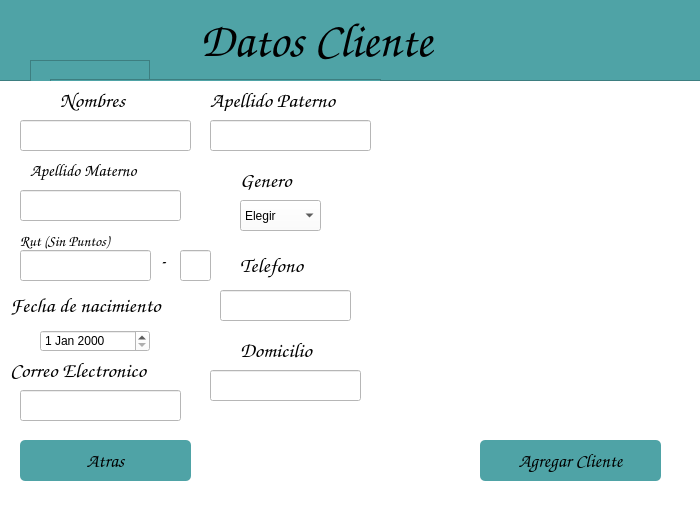
<?xml version="1.0" encoding="UTF-8"?>
<ui version="4.0">
 <class>mainWindow</class>
 <widget class="QMainWindow" name="mainWindow">
  <property name="geometry">
   <rect>
    <x>0</x>
    <y>0</y>
    <width>700</width>
    <height>509</height>
   </rect>
  </property>
  <property name="sizePolicy">
   <sizepolicy hsizetype="Preferred" vsizetype="Preferred">
    <horstretch>0</horstretch>
    <verstretch>0</verstretch>
   </sizepolicy>
  </property>
  <property name="minimumSize">
   <size>
    <width>700</width>
    <height>509</height>
   </size>
  </property>
  <property name="maximumSize">
   <size>
    <width>700</width>
    <height>509</height>
   </size>
  </property>
  <property name="windowTitle">
   <string>Clinica CVI</string>
  </property>
  <property name="styleSheet">
   <string notr="true">alternate-background-color: rgb(255, 255, 255);</string>
  </property>
  <widget class="QWidget" name="centralwidget">
   <widget class="QFrame" name="frame">
    <property name="geometry">
     <rect>
      <x>-10</x>
      <y>0</y>
      <width>711</width>
      <height>511</height>
     </rect>
    </property>
    <property name="minimumSize">
     <size>
      <width>711</width>
      <height>511</height>
     </size>
    </property>
    <property name="maximumSize">
     <size>
      <width>711</width>
      <height>511</height>
     </size>
    </property>
    <property name="sizeIncrement">
     <size>
      <width>10000</width>
      <height>10000</height>
     </size>
    </property>
    <property name="cursor">
     <cursorShape>ArrowCursor</cursorShape>
    </property>
    <property name="styleSheet">
     <string notr="true">background-color: rgb(255, 255, 255);</string>
    </property>
    <property name="frameShape">
     <enum>QFrame::StyledPanel</enum>
    </property>
    <property name="frameShadow">
     <enum>QFrame::Raised</enum>
    </property>
    <widget class="QLabel" name="label">
     <property name="geometry">
      <rect>
       <x>70</x>
       <y>90</y>
       <width>91</width>
       <height>21</height>
      </rect>
     </property>
     <property name="font">
      <font>
       <family>Comic Sans MS</family>
       <pointsize>16</pointsize>
      </font>
     </property>
     <property name="text">
      <string>Nombres</string>
     </property>
    </widget>
    <widget class="QLineEdit" name="lineEdit">
     <property name="geometry">
      <rect>
       <x>30</x>
       <y>120</y>
       <width>171</width>
       <height>31</height>
      </rect>
     </property>
     <property name="styleSheet">
      <string notr="true">border-color: rgb(30, 146, 148);</string>
     </property>
    </widget>
    <widget class="QLabel" name="label_3">
     <property name="geometry">
      <rect>
       <x>30</x>
       <y>230</y>
       <width>111</width>
       <height>21</height>
      </rect>
     </property>
     <property name="font">
      <font>
       <family>Comic Sans MS</family>
       <pointsize>11</pointsize>
      </font>
     </property>
     <property name="text">
      <string>Rut (Sin Puntos)</string>
     </property>
    </widget>
    <widget class="QLineEdit" name="lineEdit_3">
     <property name="geometry">
      <rect>
       <x>30</x>
       <y>250</y>
       <width>131</width>
       <height>31</height>
      </rect>
     </property>
     <property name="maxLength">
      <number>8</number>
     </property>
    </widget>
    <widget class="QLabel" name="label_4">
     <property name="geometry">
      <rect>
       <x>250</x>
       <y>170</y>
       <width>81</width>
       <height>20</height>
      </rect>
     </property>
     <property name="font">
      <font>
       <family>Comic Sans MS</family>
       <pointsize>16</pointsize>
      </font>
     </property>
     <property name="text">
      <string>Genero</string>
     </property>
    </widget>
    <widget class="QLabel" name="label_5">
     <property name="geometry">
      <rect>
       <x>20</x>
       <y>290</y>
       <width>201</width>
       <height>31</height>
      </rect>
     </property>
     <property name="font">
      <font>
       <family>Comic Sans MS</family>
       <pointsize>16</pointsize>
      </font>
     </property>
     <property name="text">
      <string>Fecha de nacimiento</string>
     </property>
    </widget>
    <widget class="QDateEdit" name="dateEdit">
     <property name="geometry">
      <rect>
       <x>50</x>
       <y>330</y>
       <width>110</width>
       <height>22</height>
      </rect>
     </property>
     <property name="cursor">
      <cursorShape>PointingHandCursor</cursorShape>
     </property>
    </widget>
    <widget class="QLabel" name="label_6">
     <property name="geometry">
      <rect>
       <x>250</x>
       <y>250</y>
       <width>91</width>
       <height>31</height>
      </rect>
     </property>
     <property name="font">
      <font>
       <family>Comic Sans MS</family>
       <pointsize>16</pointsize>
      </font>
     </property>
     <property name="text">
      <string>Telefono</string>
     </property>
    </widget>
    <widget class="QLineEdit" name="lineEdit_7">
     <property name="geometry">
      <rect>
       <x>230</x>
       <y>290</y>
       <width>131</width>
       <height>31</height>
      </rect>
     </property>
     <property name="font">
      <font>
       <pointsize>12</pointsize>
      </font>
     </property>
     <property name="maxLength">
      <number>9</number>
     </property>
    </widget>
    <widget class="QLabel" name="label_8">
     <property name="geometry">
      <rect>
       <x>250</x>
       <y>340</y>
       <width>91</width>
       <height>21</height>
      </rect>
     </property>
     <property name="font">
      <font>
       <family>Comic Sans MS</family>
       <pointsize>16</pointsize>
      </font>
     </property>
     <property name="text">
      <string>Domicilio</string>
     </property>
    </widget>
    <widget class="QLineEdit" name="lineEdit_8">
     <property name="geometry">
      <rect>
       <x>220</x>
       <y>370</y>
       <width>151</width>
       <height>31</height>
      </rect>
     </property>
    </widget>
    <widget class="QFrame" name="frame_2">
     <property name="geometry">
      <rect>
       <x>-10</x>
       <y>-20</y>
       <width>721</width>
       <height>101</height>
      </rect>
     </property>
     <property name="styleSheet">
      <string notr="true">background-color: rgb(79, 163, 166);</string>
     </property>
     <property name="frameShape">
      <enum>QFrame::StyledPanel</enum>
     </property>
     <property name="frameShadow">
      <enum>QFrame::Raised</enum>
     </property>
     <widget class="QFrame" name="frame_3">
      <property name="geometry">
       <rect>
        <x>50</x>
        <y>80</y>
        <width>120</width>
        <height>80</height>
       </rect>
      </property>
      <property name="frameShape">
       <enum>QFrame::StyledPanel</enum>
      </property>
      <property name="frameShadow">
       <enum>QFrame::Raised</enum>
      </property>
     </widget>
     <widget class="QFrame" name="frame_4">
      <property name="geometry">
       <rect>
        <x>70</x>
        <y>99</y>
        <width>331</width>
        <height>51</height>
       </rect>
      </property>
      <property name="frameShape">
       <enum>QFrame::StyledPanel</enum>
      </property>
      <property name="frameShadow">
       <enum>QFrame::Raised</enum>
      </property>
     </widget>
     <widget class="QLabel" name="label_9">
      <property name="geometry">
       <rect>
        <x>220</x>
        <y>40</y>
        <width>341</width>
        <height>41</height>
       </rect>
      </property>
      <property name="font">
       <font>
        <family>Comic Sans MS</family>
        <pointsize>36</pointsize>
       </font>
      </property>
      <property name="cursor">
       <cursorShape>ForbiddenCursor</cursorShape>
      </property>
      <property name="text">
       <string>Datos Cliente</string>
      </property>
     </widget>
    </widget>
    <widget class="QPushButton" name="BtnAtras">
     <property name="enabled">
      <bool>true</bool>
     </property>
     <property name="geometry">
      <rect>
       <x>30</x>
       <y>440</y>
       <width>171</width>
       <height>41</height>
      </rect>
     </property>
     <property name="font">
      <font>
       <family>Comic Sans MS</family>
       <pointsize>14</pointsize>
      </font>
     </property>
     <property name="cursor">
      <cursorShape>PointingHandCursor</cursorShape>
     </property>
     <property name="styleSheet">
      <string notr="true">background-color: rgb(79, 163, 166);
border-radius: 5px;</string>
     </property>
     <property name="text">
      <string>Atras</string>
     </property>
     <property name="checkable">
      <bool>false</bool>
     </property>
    </widget>
    <widget class="QComboBox" name="comboBox">
     <property name="geometry">
      <rect>
       <x>250</x>
       <y>200</y>
       <width>81</width>
       <height>31</height>
      </rect>
     </property>
     <property name="cursor">
      <cursorShape>PointingHandCursor</cursorShape>
     </property>
     <property name="contextMenuPolicy">
      <enum>Qt::NoContextMenu</enum>
     </property>
     <item>
      <property name="text">
       <string>Elegir</string>
      </property>
     </item>
     <item>
      <property name="text">
       <string>Masculino</string>
      </property>
     </item>
     <item>
      <property name="text">
       <string>Femenino</string>
      </property>
     </item>
    </widget>
    <widget class="QLabel" name="label_2">
     <property name="geometry">
      <rect>
       <x>220</x>
       <y>90</y>
       <width>161</width>
       <height>21</height>
      </rect>
     </property>
     <property name="font">
      <font>
       <family>Comic Sans MS</family>
       <pointsize>16</pointsize>
      </font>
     </property>
     <property name="text">
      <string>Apellido Paterno</string>
     </property>
    </widget>
    <widget class="QLineEdit" name="lineEdit_2">
     <property name="geometry">
      <rect>
       <x>220</x>
       <y>120</y>
       <width>161</width>
       <height>31</height>
      </rect>
     </property>
     <property name="minimumSize">
      <size>
       <width>161</width>
       <height>31</height>
      </size>
     </property>
    </widget>
    <widget class="QLabel" name="label_logo">
     <property name="geometry">
      <rect>
       <x>400</x>
       <y>120</y>
       <width>291</width>
       <height>301</height>
      </rect>
     </property>
     <property name="font">
      <font>
       <family>Comic Sans MS</family>
       <pointsize>16</pointsize>
      </font>
     </property>
     <property name="text">
      <string/>
     </property>
     <property name="pixmap">
      <pixmap>imagenes/Logo-removebg-preview.png</pixmap>
     </property>
    </widget>
    <widget class="QPushButton" name="btnAgMas">
     <property name="enabled">
      <bool>true</bool>
     </property>
     <property name="geometry">
      <rect>
       <x>490</x>
       <y>440</y>
       <width>181</width>
       <height>41</height>
      </rect>
     </property>
     <property name="font">
      <font>
       <family>Comic Sans MS</family>
       <pointsize>14</pointsize>
      </font>
     </property>
     <property name="cursor">
      <cursorShape>PointingHandCursor</cursorShape>
     </property>
     <property name="styleSheet">
      <string notr="true">background-color: rgb(79, 163, 166);
border-radius: 5px;</string>
     </property>
     <property name="text">
      <string>Agregar Cliente</string>
     </property>
     <property name="checkable">
      <bool>false</bool>
     </property>
    </widget>
    <widget class="QLineEdit" name="lineEdit_6">
     <property name="geometry">
      <rect>
       <x>190</x>
       <y>250</y>
       <width>31</width>
       <height>31</height>
      </rect>
     </property>
     <property name="maxLength">
      <number>1</number>
     </property>
    </widget>
    <widget class="QLabel" name="label_11">
     <property name="geometry">
      <rect>
       <x>170</x>
       <y>250</y>
       <width>16</width>
       <height>21</height>
      </rect>
     </property>
     <property name="font">
      <font>
       <family>Comic Sans MS</family>
       <pointsize>16</pointsize>
      </font>
     </property>
     <property name="text">
      <string>-</string>
     </property>
    </widget>
    <widget class="QLabel" name="label_12">
     <property name="geometry">
      <rect>
       <x>20</x>
       <y>360</y>
       <width>191</width>
       <height>21</height>
      </rect>
     </property>
     <property name="font">
      <font>
       <family>Comic Sans MS</family>
       <pointsize>16</pointsize>
      </font>
     </property>
     <property name="text">
      <string>Correo Electronico</string>
     </property>
    </widget>
    <widget class="QLineEdit" name="lineEdit_4">
     <property name="geometry">
      <rect>
       <x>30</x>
       <y>390</y>
       <width>161</width>
       <height>31</height>
      </rect>
     </property>
     <property name="maxLength">
      <number>32767</number>
     </property>
    </widget>
    <widget class="QLabel" name="label_7">
     <property name="geometry">
      <rect>
       <x>40</x>
       <y>160</y>
       <width>141</width>
       <height>21</height>
      </rect>
     </property>
     <property name="font">
      <font>
       <family>Comic Sans MS</family>
       <pointsize>13</pointsize>
      </font>
     </property>
     <property name="text">
      <string>Apellido Materno</string>
     </property>
    </widget>
    <widget class="QLineEdit" name="lineEdit_5">
     <property name="geometry">
      <rect>
       <x>30</x>
       <y>190</y>
       <width>161</width>
       <height>31</height>
      </rect>
     </property>
     <property name="minimumSize">
      <size>
       <width>161</width>
       <height>31</height>
      </size>
     </property>
    </widget>
    <zorder>frame_2</zorder>
    <zorder>label</zorder>
    <zorder>lineEdit</zorder>
    <zorder>label_3</zorder>
    <zorder>lineEdit_3</zorder>
    <zorder>label_4</zorder>
    <zorder>label_5</zorder>
    <zorder>dateEdit</zorder>
    <zorder>label_6</zorder>
    <zorder>lineEdit_7</zorder>
    <zorder>label_8</zorder>
    <zorder>lineEdit_8</zorder>
    <zorder>BtnAtras</zorder>
    <zorder>comboBox</zorder>
    <zorder>label_2</zorder>
    <zorder>lineEdit_2</zorder>
    <zorder>label_logo</zorder>
    <zorder>btnAgMas</zorder>
    <zorder>lineEdit_6</zorder>
    <zorder>label_11</zorder>
    <zorder>label_12</zorder>
    <zorder>lineEdit_4</zorder>
    <zorder>label_7</zorder>
    <zorder>lineEdit_5</zorder>
   </widget>
  </widget>
 </widget>
 <tabstops>
  <tabstop>lineEdit</tabstop>
  <tabstop>lineEdit_2</tabstop>
  <tabstop>BtnAtras</tabstop>
  <tabstop>lineEdit_3</tabstop>
  <tabstop>dateEdit</tabstop>
  <tabstop>lineEdit_7</tabstop>
  <tabstop>lineEdit_8</tabstop>
 </tabstops>
 <resources>
  <include location="logo.qrc"/>
 </resources>
 <connections/>
</ui>
